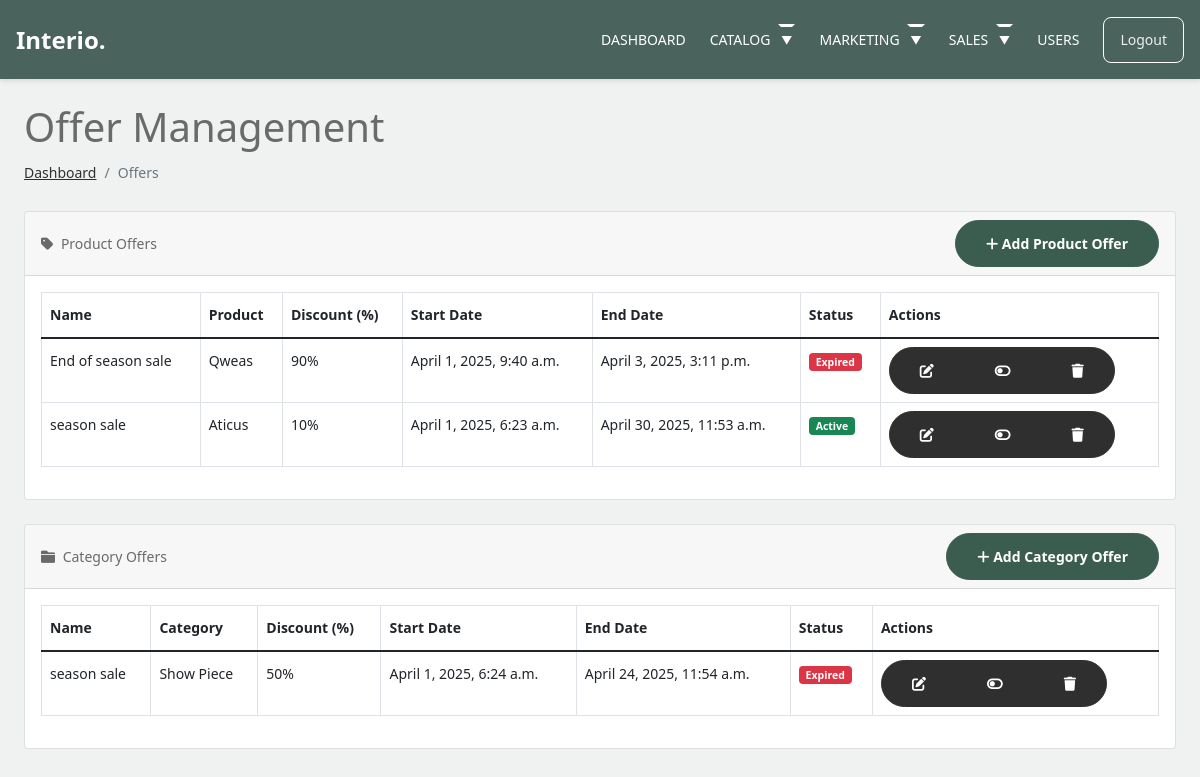
The app's page /adminn/offers/ (signed in) with its own data.
### store/models.py (models this page shows, shortened)
class BaseOffer(models.Model):
    name = models.CharField(max_length=100)
    description = models.TextField(blank=True)
    discount_percentage = models.IntegerField(
        validators=[MinValueValidator(1), MaxValueValidator(99)]
    )
    is_active = models.BooleanField(default=True)
    start_date = models.DateTimeField(default=timezone.now)
    end_date = models.DateTimeField()
    created_at = models.DateTimeField(auto_now_add=True)
    updated_at = models.DateTimeField(auto_now=True)
    class Meta:
        abstract = True

class ProductOffer(BaseOffer):
    product = models.ForeignKey(Product, on_delete=models.CASCADE, related_name='offers')

class Product(models.Model):
    product_name = models.CharField(max_length=100, unique=True)
    slug = models.SlugField(max_length=100, unique=True)
    description = models.TextField(max_length=500, blank=True)
    specifications = models.TextField(max_length=500, blank=True)
    price = models.IntegerField()
    stock = models.IntegerField()
    is_available = models.BooleanField(default=True)
    category = models.ForeignKey('category.Category', on_delete=models.CASCADE)
    created_date = models.DateTimeField(auto_now_add=True)
    modified_date = models.DateTimeField(auto_now=True)
    is_deleted = models.BooleanField(default=False)
    deleted_at = models.DateTimeField(null=True, blank=True)
    class Meta:
        ordering = ['-created_date']
        indexes = [
            models.Index(fields=['is_deleted']),
            models.Index(fields=['is_available']),
        ]

class CategoryOffer(BaseOffer):
    category = models.ForeignKey(Category, on_delete=models.CASCADE, related_name='offers')

### category/models.py (models this page shows, shortened)
class Category(models.Model):
    category_name = models.CharField(max_length=50, unique=True)
    slug = models.SlugField(max_length=100, unique=True)
    description = models.TextField(max_length=255, blank=True)
    is_active = models.BooleanField(default=True)
    is_deleted = models.BooleanField(default=False)
    deleted_at = models.DateTimeField(null=True, blank=True)
    class Meta:
        verbose_name = 'category'
        verbose_name_plural = 'categories'
        indexes = [
            models.Index(fields=['is_deleted']),
        ]

### adminn/views.py (the view)
    def _wrapped_view(request, *args, **kwargs):
        if request.user.is_authenticated and request.user.is_superadmin:
            return view_func(request, *args, **kwargs)
        else:
            return redirect('login')

### adminn/views.py (called while the page is built)
def superuser_required(view_func):
    def _wrapped_view(request, *args, **kwargs):
        if request.user.is_authenticated and request.user.is_superadmin:
            return view_func(request, *args, **kwargs)
        else:
            return redirect('login')
    return _wrapped_view

### carts/context_processors.py (called while the page is built, shortened)
def counter(request):
    cart_count = 0
    if 'admin' in request.path:
        return {}
    return dict(cart_count=cart_count)

### category/context_processors.py (called while the page is built)
def menu_links(request):
    links = Category.objects.all()
    return dict(links=links)

### templates/adminn/offers/offers_dashboard.html (shortened to what this page needs)
{% extends 'adminn/adminbase.html' %}
{% block content %}
<div class="container-fluid px-4">
    <h1 class="mt-4">Offer Management</h1>
    <ol class="breadcrumb mb-4">
        <li class="breadcrumb-item"><a href="{% url 'adminn:adminhome' %}">Dashboard</a></li>
        <li class="breadcrumb-item active">Offers</li>
    </ol>
    <div class="card mb-4">
        <div class="card-header d-flex justify-content-between align-items-center">
            <div>
                <i class="fas fa-tag me-1"></i>
                Product Offers
            </div>
            <a href="{% url 'adminn:add_product_offer' %}" class="btn btn-primary btn-sm">
                <i class="fas fa-plus"></i> Add Product Offer
            </a>
        </div>
        <div class="card-body">
            <table id="productOffersTable" class="table table-bordered table-hover">
                <thead>
                    <tr>
                        <th>Name</th>
                        <th>Product</th>
                        <th>Discount (%)</th>
                        <th>Start Date</th>
                        <th>End Date</th>
                        <th>Status</th>
                        <th>Actions</th>
                    </tr>
                </thead>
                <tbody>
                    {% for offer in product_offers %}
                    <tr>
                        <td>{{ offer.name }}</td>
                        <td>{{ offer.product.product_name }}</td>
                        <td>{{ offer.discount_percentage }}%</td>
                        <td>{{ offer.start_date }}</td>
                        <td>{{ offer.end_date }}</td>
                        <td>
                            <span class="badge {% if offer.status == 'Active' %}bg-success{% elif offer.status == 'Scheduled' %}bg-info{% elif offer.status == 'Expired' %}bg-danger{% else %}bg-secondary{% endif %}">
                                {{ offer.status }}
                            </span>
                        </td>
                        <td>
                            <div class="btn-group" role="group">
                                <a href="{% url 'adminn:edit_product_offer' offer.id %}" class="btn btn-outline-primary btn-sm">
                                    <i class="fas fa-edit"></i>
                                </a>
                                <a href="{% url 'adminn:toggle_product_offer' offer.id %}" class="btn btn-outline-{% if offer.is_active %}warning{% else %}success{% endif %} btn-sm">
                                    <i class="fas {% if offer.is_active %}fa-toggle-off{% else %}fa-toggle-on{% endif %}"></i>
                                </a>
                                <a href="{% url 'adminn:delete_product_offer' offer.id %}" class="btn btn-outline-danger btn-sm" onclick="return confirm('Are you sure you want to delete this offer?')">
                                    <i class="fas fa-trash"></i>
                                </a>
                            </div>
                        </td>
                    </tr>
                    {% empty %}
                    <tr>
                        <td colspan="7" class="text-center">No product offers found</td>
                    </tr>
                    {% endfor %}
                </tbody>
            </table>
        </div>
    </div>
    <div class="card mb-4">
        <div class="card-header d-flex justify-content-between align-items-center">
            <div>
                <i class="fas fa-folder me-1"></i>
                Category Offers
            </div>
            <a href="{% url 'adminn:add_category_offer' %}" class="btn btn-primary btn-sm">
                <i class="fas fa-plus"></i> Add Category Offer
            </a>
        </div>
        <div class="card-body">
            <table id="categoryOffersTable" class="table table-bordered table-hover">
                <thead>
                    <tr>
                        <th>Name</th>
                        <th>Category</th>
                        <th>Discount (%)</th>
                        <th>Start Date</th>
                        <th>End Date</th>
                        <th>Status</th>
                        <th>Actions</th>
                    </tr>
                </thead>
                <tbody>
                    {% for offer in category_offers %}
                    <tr>
                        <td>{{ offer.name }}</td>
                        <td>{{ offer.category.category_name }}</td>
                        <td>{{ offer.discount_percentage }}%</td>
                        <td>{{ offer.start_date }}</td>
                        <td>{{ offer.end_date }}</td>
                        <td>
                            <span class="badge {% if offer.status == 'Active' %}bg-success{% elif offer.status == 'Scheduled' %}bg-info{% elif offer.status == 'Expired' %}bg-danger{% else %}bg-secondary{% endif %}">
                                {{ offer.status }}
                            </span>
                        </td>
                        <td>
                            <div class="btn-group" role="group">
                                <a href="{% url 'adminn:edit_category_offer' offer.id %}" class="btn btn-outline-primary btn-sm">
                                    <i class="fas fa-edit"></i>
                                </a>
                                <a href="{% url 'adminn:toggle_category_offer' offer.id %}" class="btn btn-outline-{% if offer.is_active %}warning{% else %}success{% endif %} btn-sm">
                                    <i class="fas {% if offer.is_active %}fa-toggle-off{% else %}fa-toggle-on{% endif %}"></i>
                                </a>
                                <a href="{% url 'adminn:delete_category_offer' offer.id %}" class="btn btn-outline-danger btn-sm" onclick="return confirm('Are you sure you want to delete this offer?')">
                                    <i class="fas fa-trash"></i>
                                </a>
                            </div>
                        </td>
                    </tr>
                    {% empty %}
                    <tr>
                        <td colspan="7" class="text-center">No category offers found</td>
                    </tr>
                    {% endfor %}
                </tbody>
            </table>
        </div>
    </div>
</div>
{% endblock %}

### static/css/style.css (style rules this page uses)
body { overflow-x: hidden; position: relative; }
body { font-family: "Inter", sans-serif; font-weight: 400; line-height: 28px; color: #6a6a6a; font-size: 14px; background-color: #eff2f1; }
a { text-decoration: none; -webkit-transition: .3s all ease; -o-transition: .3s all ease; transition: .3s all ease; color: #2f2f2f; text-decoration: underline; }
.btn { font-weight: 600; padding: 12px 30px; border-radius: 30px; color: #ffffff; background: #2f2f2f; border-color: #2f2f2f; }
.btn.btn-primary { background: #3b5d50; border-color: #3b5d50; }

### templates/adminn/adminheader.html (style rules this page uses)
* { margin: 0; padding: 0; box-sizing: border-box; font-family: system-ui, -apple-system, BlinkMacSystemFont, 'Segoe UI', sans-serif; }

### records on screen
ProductOffer: name "End of season sale", product.product_name "Qweas", discount_percentage "90", start_date "April 1, 2025, 9:40 a.m.", end_date "April 3, 2025, 3:11 p.m.", status "Expired", is_active True (drawn)
ProductOffer: name "season sale", product.product_name "Aticus", discount_percentage "10", start_date "April 1, 2025, 6:23 a.m.", end_date "April 30, 2025, 11:53 a.m.", status "Active", is_active True (drawn)
CategoryOffer: name "season sale", category.category_name "Show Piece", discount_percentage "50", start_date "April 1, 2025, 6:24 a.m.", end_date "April 24, 2025, 11:54 a.m.", status "Expired", is_active True (drawn)
